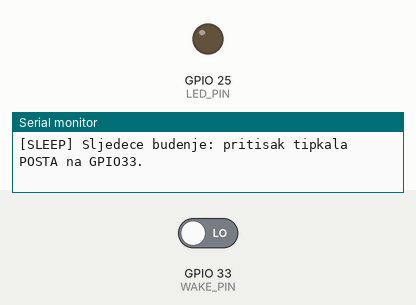
This program was run on a simulated ESP32. Shown: output pins drawn as LEDs (lit = HIGH), the last lines printed to the serial monitor. Dashed ring = blinking. The inputs (shaded band) are chosen by the test bench; at power-on: GPIO 33 (WAKE_PIN) LOW.

Above: at 1.7 s.
1.8 s: GPIO 33 (WAKE_PIN) driven HIGH
At 2.19 s:
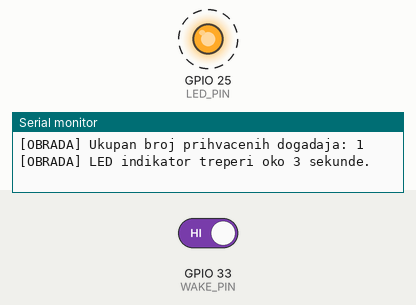
4.8 s: GPIO 33 (WAKE_PIN) driven LOW
Timing chart, 0 to 7.8 s (numbered marks = the images above; inputs shaded):
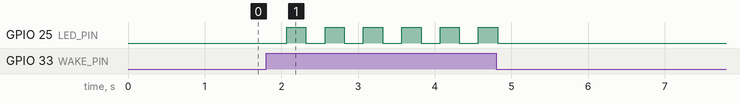

Measured:
- after the input at 1.8 s, GPIO 25 (LED_PIN): alternates HIGH for 0.25 s and LOW for 0.25 s, starting after 0.27 s

The program:

main.cpp
```cpp
/**
 * @file main.cpp
 * @brief Lab2 - Pametni postanski sanducic, event-driven energy management.
 *
 */

#include <Arduino.h>
#include <driver/rtc_io.h>
#include <esp_sleep.h>

#ifndef WOKWI_DEMO_MODE
#define WOKWI_DEMO_MODE 1
#endif

static constexpr gpio_num_t WAKE_GPIO = GPIO_NUM_33;
static constexpr uint8_t WAKE_PIN = 33;
static constexpr uint8_t LED_PIN = 25;

static constexpr uint32_t SERIAL_BAUD = 115200;
static constexpr uint32_t DEBOUNCE_IGNORE_MS = 250;
static constexpr uint32_t ACTIVE_PHASE_MS = 3000;
static constexpr uint32_t LED_TOGGLE_MS = 250;
static constexpr uint32_t RELEASE_STABLE_MS = 80;

RTC_DATA_ATTR uint32_t eventCounter = 0;
uint32_t lastAcceptedEventMs = 0;
uint32_t lastSleepStatusMs = 0;
bool lowPowerState = false;

void configurePins() {
  rtc_gpio_deinit(WAKE_GPIO);
  pinMode(WAKE_PIN, INPUT_PULLDOWN);
  pinMode(LED_PIN, OUTPUT);
  digitalWrite(LED_PIN, LOW);
}

bool isEventPinActive() {
  return digitalRead(WAKE_PIN) == HIGH;
}

bool acceptDebouncedEvent() {
  const uint32_t now = millis();

  if (!isEventPinActive()) {
    return false;
  }

  if (lastAcceptedEventMs != 0 && now - lastAcceptedEventMs < DEBOUNCE_IGNORE_MS) {
    return false;
  }

  lastAcceptedEventMs = now;
  return true;
}

void runActivePhase() {
  Serial.println("[OBRADA] Evidentiram dogadaj pametnog postanskog sanducica.");
  Serial.print("[OBRADA] Ukupan broj prihvacenih dogadaja: ");
  Serial.println(eventCounter);
  Serial.println("[OBRADA] LED indikator treperi oko 3 sekunde.");

  const uint32_t phaseStart = millis();
  uint32_t lastToggle = phaseStart;
  bool ledState = false;

  while (millis() - phaseStart < ACTIVE_PHASE_MS) {
    const uint32_t now = millis();

    if (now - lastToggle >= LED_TOGGLE_MS) {
      ledState = !ledState;
      digitalWrite(LED_PIN, ledState ? HIGH : LOW);
      lastToggle = now;
    }

    delay(1);
  }

  digitalWrite(LED_PIN, LOW);
  Serial.println("[OBRADA] Kratka obrada je zavrsena.");
}

void waitForButtonRelease() {
  if (!isEventPinActive()) {
    return;
  }

  Serial.println("[DEBOUNCE] Cekam otpustanje tipkala prije povratka u sleep.");

  while (isEventPinActive()) {
    delay(20);
  }

  const uint32_t releaseStart = millis();
  while (millis() - releaseStart < RELEASE_STABLE_MS) {
    delay(5);
  }

  Serial.println("[DEBOUNCE] Tipkalo otpusteno, signal je stabilan.");
}

void enterLowPowerState() {
  digitalWrite(LED_PIN, LOW);

#if WOKWI_DEMO_MODE
  lowPowerState = true;
  Serial.println("[SLEEP] Wokwi: simuliram ESP32 Deep Sleep stanje.");
  Serial.println("[SLEEP] Sljedece budenje: pritisak tipkala POSTA na GPIO33.");
  Serial.flush();
  lastSleepStatusMs = millis();
#else
  Serial.println("[SLEEP] Gasim indikator i konfiguriram EXT0 wake-up.");
  pinMode(WAKE_PIN, INPUT_PULLDOWN);
  rtc_gpio_pullup_dis(WAKE_GPIO);
  rtc_gpio_pulldown_en(WAKE_GPIO);
  esp_sleep_enable_ext0_wakeup(WAKE_GPIO, 1);

  Serial.println("[SLEEP] Ulazim u ESP32 Deep Sleep.");
  Serial.println("[SLEEP] Sljedece budenje: pritisak tipkala na GPIO33.");
  Serial.flush();

  esp_deep_sleep_start();
#endif
}

void handleWakeEvent() {
  lowPowerState = false;

  Serial.println();
  Serial.println("[WAKE] Budenje vanjskim dogadajem na GPIO33.");

  if (!acceptDebouncedEvent()) {
    Serial.println("[DEBOUNCE] Dogadaj je odbacen kao nestabilan ili prebrzo ponovljen.");
    enterLowPowerState();
    return;
  }

  eventCounter++;
  Serial.println("[DEBOUNCE] Dogadaj je prihvacen kao jedan logicki dogadaj.");

  runActivePhase();
  waitForButtonRelease();
  enterLowPowerState();
}

void setup() {
  Serial.begin(SERIAL_BAUD);
  delay(500);

  configurePins();

  Serial.println();
  Serial.println("=== RUS Lab2 - Pametni postanski sanducic ===");

#if WOKWI_DEMO_MODE
  Serial.println("[BOOT] Wokwi demonstracija pokrenuta.");
  Serial.println("[BOOT] Tipkalo POSTA simulira ubacivanje poste.");
  enterLowPowerState();
#else
  const esp_sleep_wakeup_cause_t wakeReason = esp_sleep_get_wakeup_cause();

  if (wakeReason == ESP_SLEEP_WAKEUP_EXT0) {
    handleWakeEvent();
  } else {
    Serial.println("[BOOT] Prvo pokretanje/reset, dogadaj se ne broji.");
    enterLowPowerState();
  }
#endif
}

void loop() {
#if WOKWI_DEMO_MODE
  if (lowPowerState && isEventPinActive()) {
    handleWakeEvent();
  }

  if (lowPowerState && millis() - lastSleepStatusMs >= 2500) {
    Serial.println("[SLEEP] Cekam dogadaj na tipkalu POSTA...");
    Serial.flush();
    lastSleepStatusMs = millis();
  }

  delay(10);
#endif
}
```
